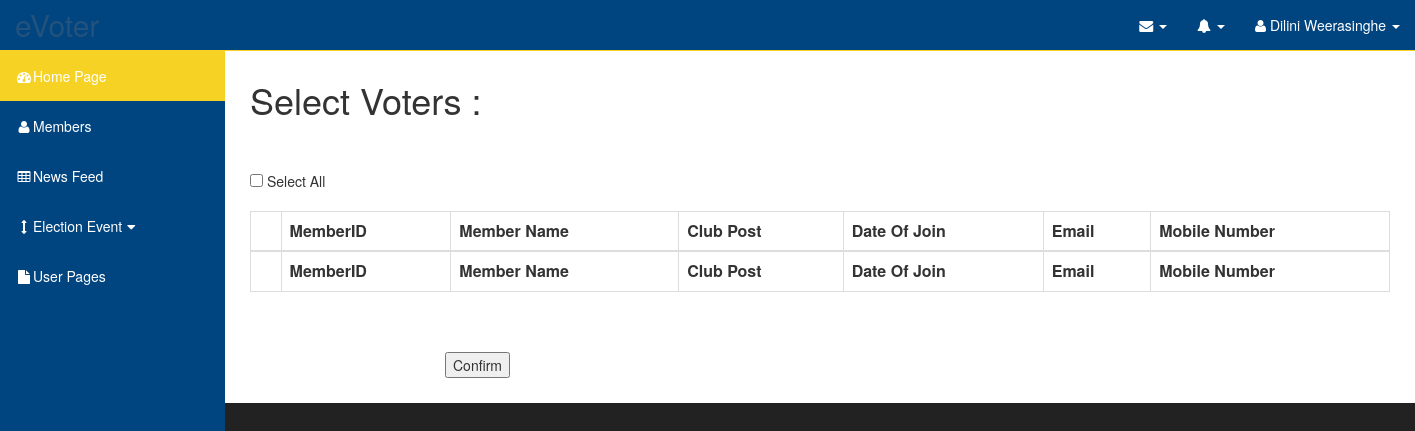
/app/view/addVotersInterface.php, run on an earlier commit of the app's database.
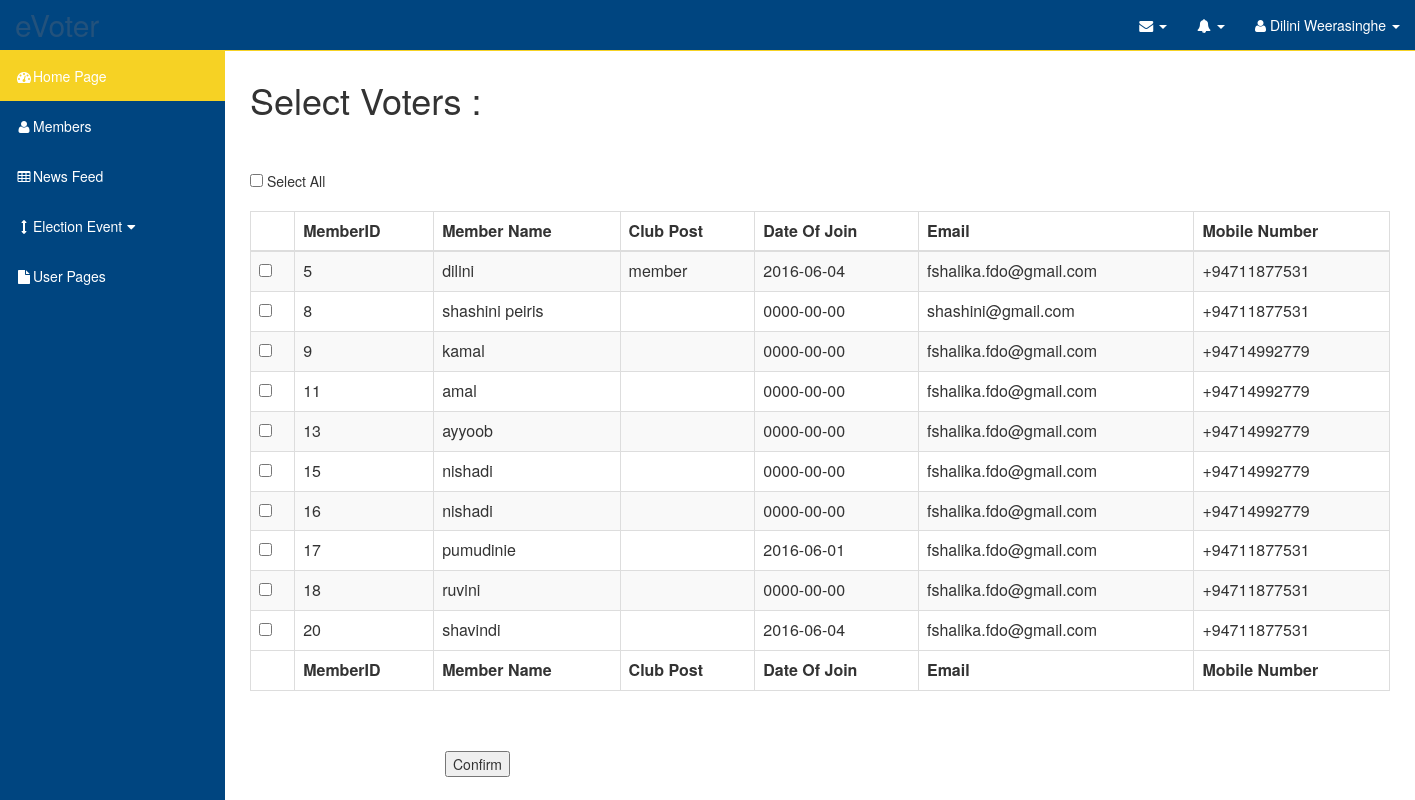
And on a later commit of the database.
### tables this page shows
CREATE TABLE `clubmember` (
  `memberID` int(11) NOT NULL,
  `name` varchar(50) NOT NULL,
  `NIC` varchar(10) NOT NULL,
  `dateOfBirth` date NOT NULL,
  `email` varchar(50) NOT NULL,
  `homeAddress` varchar(100) NOT NULL,
  `mobileNumber` varchar(20) NOT NULL,
  `occupation` varchar(50) NOT NULL,
  `clubPost` varchar(50) NOT NULL,
  `profileImage` varchar(100) NOT NULL,
  `status` varchar(50) NOT NULL,
  `dateofjoin` date NOT NULL,
  `username` varchar(50) NOT NULL,
  `password` varchar(100) NOT NULL
);

### app/model/DB.php (called while the page is built, shortened)
<?php
class DB{
    public static function connectToDatabase()
    {
        $user = 'root';
        $pass = '';
        $database = 'evoter';
        $connect = mysqli_connect('localhost', $user, $pass) or die("Unable to connect");
        return $connect;
    }
}
?>

### app/model/sql.php (called while the page is built, shortened)
<?php
class Sql
{
    public function selectMembersForElection($connect){
        $queryToSelectMembersForElection= mysqli_query($connect, "SELECT memberID,name,clubPost,occupation,dateofjoin,email,mobileNumber FROM clubmember WHERE status=\"registered\"");
        return $queryToSelectMembersForElection;
    }
}
?>

### app/model/member.php (called while the page is built, shortened)
<?php
require_once("Sql.php");
class Member{
    public function loadMembersForElection($connection){
        $minQualifiedMembers = (new Sql)->selectMembersForElection($connection);
        return $minQualifiedMembers;
    }
}
?>

### app/view/addVotersInterface.php (the view, shortened to what this page needs)
<?php
include "../templates/header.php";
require_once("../model/member.php");
require_once("../model/DB.php");
?>
<link href="https://cdn.datatables.net/plug-ins/1.10.7/integration/bootstrap/3/dataTables.bootstrap.css" rel="stylesheet" />
</head>
<body>
<div id="wrapper">
    <nav class="navbar navbar-inverse navbar-fixed-top color-change" role="navigation" >
        <?php include "../templates/topmenu.php";
        include "../templates/sidemenu.php";
        ?>
    </nav>
    <div id="page-wrapper">
        <div class="container">
            <h1>Select Voters :</h1><br><br>
            <form class="form-horizontal" role="form" method="post" action="../controller/addVoters.php?electID=<?php echo $_GET["electID"];?>">
                <input type="checkbox" onClick="toggle(this)" /> Select All<br/><br/>
            <table id="memberTable" class="table table-striped table-bordered" cellspacing="0" width="10%">
                <thead>
                <tr>
                    <th></th>
                    <th>MemberID</th>
                    <th>Member Name</th>
                    <th>Club Post</th>
                    <th>Date Of Join</th>
                    <th>Email</th>
                    <th>Mobile Number</th>
                </tr>
                </thead>
                <tfoot>
                <tr>
                    <th></th>
                    <th>MemberID</th>
                    <th>Member Name</th>
                    <th>Club Post</th>
                    <th>Date Of Join</th>
                    <th>Email</th>
                    <th>Mobile Number</th>
                </tr>
                </tfoot>
                <tbody>
                    <?php
                        $member = new Member();
                        $membersForElection = $member->loadMembersForElection((new DB)->connectToDatabase());
                    while($data1 = $membersForElection -> fetch_row()){
                    ?>
                    <tr  id = <?php echo $data1[0]?>>
                        <td class="tableData" name=<?php echo $data1[0]?>><input name="check_list[]" id=<?php echo $data1[0] ?> class="CheckBoxSchedule" type="checkbox" value="<?php echo $data1[0] ?>"></td>
                        <td class="tableData" name=<?php echo $data1[0] ?>><?php echo $data1[0] ?></td>
                        <td class="tableData" name=<?php echo $data1[0] ?>><?php echo $data1[1] ?></td>
                        <td class="tableData" name=<?php echo $data1[0] ?>><?php echo $data1[2] ?></td>
                        <td class="tableData" name=<?php echo $data1[0] ?>><?php echo $data1[4] ?></td>
                        <td class="tableData" name=<?php echo $data1[0] ?>><?php echo $data1[5] ?></td>
                        <td class="tableData" name=<?php echo $data1[0] ?>><?php echo $data1[6] ?></td>
                    <?php } ?>
                </tbody>
            </table><br><br>
                <div class="form-group">
                    <div class="col-sm-offset-2 col-sm-10">
                        <input name="submit" type="submit" id="addVotersBtn" value="Confirm"/>
                    </div>
                </div>
            </form>
        </div>
    </div>
</div>
</body>
</html>

What changed in the data, as far as the page shows it:
added clubmember: memberID "5", name "dilini", clubPost "member", dateofjoin "2016-06-04", email "fshalika.fdo@gmail.com", mobileNumber "+94711877531"
added clubmember: memberID "8", name "shashini peiris", dateofjoin "0000-00-00", email "shashini@gmail.com", mobileNumber "+94711877531"
added clubmember: memberID "9", name "kamal", dateofjoin "0000-00-00", email "fshalika.fdo@gmail.com", mobileNumber "+94714992779"
added clubmember: memberID "11", name "amal", dateofjoin "0000-00-00", email "fshalika.fdo@gmail.com", mobileNumber "+94714992779"
added clubmember: memberID "13", name "ayyoob", dateofjoin "0000-00-00", email "fshalika.fdo@gmail.com", mobileNumber "+94714992779"
added clubmember: memberID "15", name "nishadi", dateofjoin "0000-00-00", email "fshalika.fdo@gmail.com", mobileNumber "+94714992779"
added clubmember: memberID "16", name "nishadi", dateofjoin "0000-00-00", email "fshalika.fdo@gmail.com", mobileNumber "+94714992779"
added clubmember: memberID "17", name "pumudinie", dateofjoin "2016-06-01", email "fshalika.fdo@gmail.com", mobileNumber "+94711877531"
added clubmember: memberID "18", name "ruvini", dateofjoin "0000-00-00", email "fshalika.fdo@gmail.com", mobileNumber "+94711877531"
added clubmember: memberID "20", name "shavindi", dateofjoin "2016-06-04", email "fshalika.fdo@gmail.com", mobileNumber "+94711877531"
